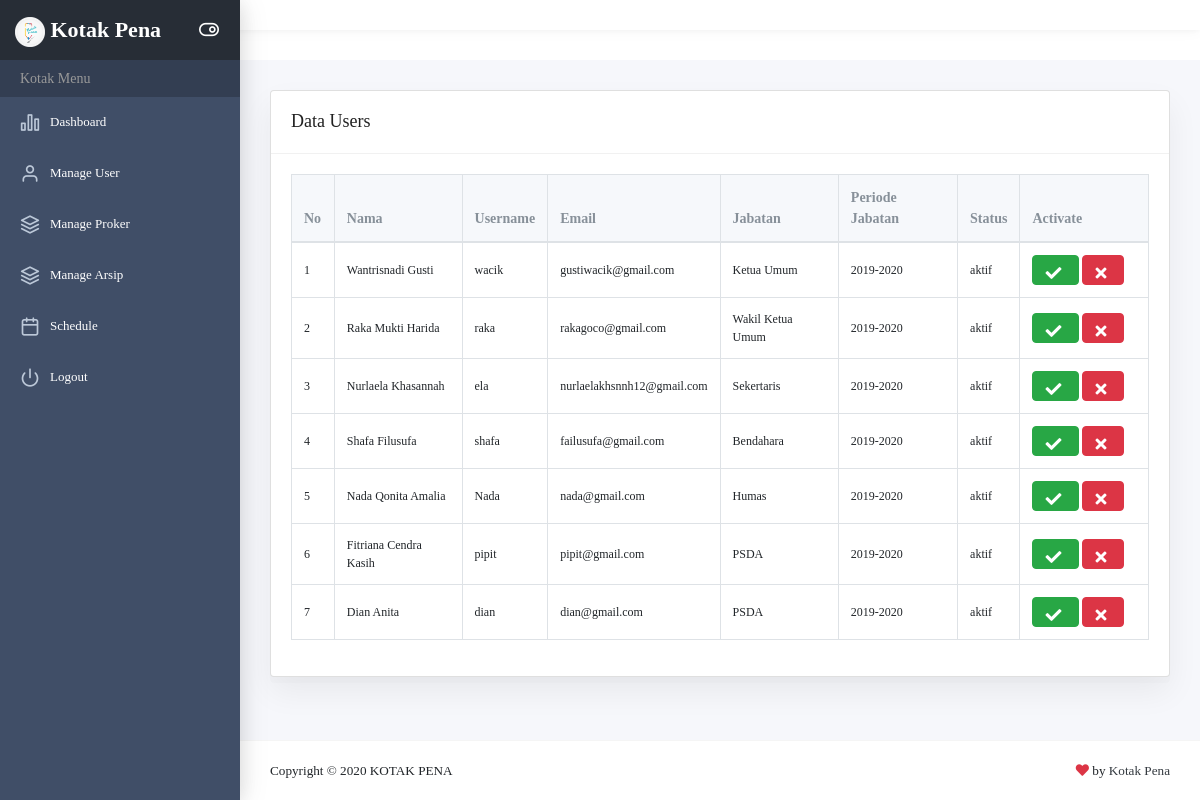
Page /manageuser.php (signed in) on the committed database.
### tables this page shows
CREATE TABLE `tbuser` (
  `user_id` int(11) NOT NULL,
  `nama_lengkap` varchar(100) NOT NULL,
  `jabatan` varchar(20) NOT NULL,
  `email` varchar(30) NOT NULL,
  `level` enum('superadmin','pengurus') NOT NULL,
  `password` varchar(15) NOT NULL,
  `username` varchar(10) NOT NULL,
  `no_hp` varchar(15) NOT NULL,
  `status` enum('aktif','tidak aktif') DEFAULT NULL,
  `periode_jabatan` varchar(15) DEFAULT NULL
);

### manageuser.php (the view, shortened to what this page needs)
<?php
     include 'koneksi/koneksi.php';
     if (@$_SESSION['level']=='pengurus') {
         echo "<script>window.location='dashboard_pengurus.php'</script>";
     }
     else if (@$_SESSION['level']=='superadmin') {
         include('header.php');
?>
<div class="main-content">
    <div class="container-fluid">
    <div class="row">
                            <div class="col-md-12">
                                <div class="card">
                                    <div class="card-header"><h3>Data Users</h3></div>
                                    <div class="card-body">
                                        <table id="manageuser" class="table table-bordered">
                                            <thead>
                                                <tr>
                                                    <th width="5%">No</th>
                                                    <th>Nama</th>
                                                    <th>Username</th>
                                                    <th>Email</th>
                                                    <th>Jabatan</th>
                                                    <th>Periode Jabatan</th>
                                                    <th>Status</th>
                                                    <th class="nosort">Activate</th>
                                                </tr>
                                            </thead>
                                            <tbody>
                                                <?php $get = mysqli_query($koneksi,"SELECT * FROM tbuser ORDER BY status DESC");
                                                $no=1;
                                                    while ($ambil=mysqli_fetch_assoc($get)) {
                                                ?>
                                                <tr>
                                                    <td><?php echo $no++; ?></td>
                                                    <td><?php echo $ambil['nama_lengkap']; ?></td>
                                                    <td><?php echo $ambil['username']?></td>
                                                    <td><?php echo $ambil['email']; ?></td>
                                                    <td><?php echo $ambil['jabatan']; ?></td>
                                                    <td><?php echo $ambil['periode_jabatan']; ?></td>
                                                    <td><?php echo $ambil['status']; ?></td>
                                                    <td width="15%">
                                                    <a href="proses_manageuser.php?tipe=activate&id=<?php echo $ambil['user_id']; ?>"class="btn btn-success"><i class="fa fa-check"></i></a>
                                                    <a href="proses_manageuser.php?tipe=deactivate&id=<?php echo $ambil['user_id']; ?>"class="btn btn-danger"><i class="fa fa-times"></i></a>
                                                    </td>
                                                </tr>
                                                    <?php } ?>
                                            </tbody>
                                        </table>
                                    </div>
                                </div>
                            </div>
                        </div>
    </div>
</div>
<?php
    include('footer.php');
}else{
    echo "<script>window.alert('Anda Bukan Superadmin');window.location='index.php';</script>";
}
?>

### header.php (style rules this page uses)
body { margin-top: 50px; font-size: 12px; font-family: Comic Sans MS; }

### rows in the picture
tbuser: nama_lengkap "Wantrisnadi Gusti", username "wacik", email "gustiwacik@gmail.com", jabatan "Ketua Umum", periode_jabatan "2019-2020", status "aktif"
tbuser: nama_lengkap "Raka Mukti Harida", username "raka", email "rakagoco@gmail.com", jabatan "Wakil Ketua Umum", periode_jabatan "2019-2020", status "aktif"
tbuser: nama_lengkap "Nurlaela Khasannah", username "ela", email "nurlaelakhsnnh12@gmail.com", jabatan "Sekertaris", periode_jabatan "2019-2020", status "aktif"
tbuser: nama_lengkap "Shafa Filusufa", username "shafa", email "failusufa@gmail.com", jabatan "Bendahara", periode_jabatan "2019-2020", status "aktif"
tbuser: nama_lengkap "Nada Qonita Amalia", username "Nada", email "nada@gmail.com", jabatan "Humas", periode_jabatan "2019-2020", status "aktif"
tbuser: nama_lengkap "Fitriana Cendra Kasih", username "pipit", email "pipit@gmail.com", jabatan "PSDA", periode_jabatan "2019-2020", status "aktif"
tbuser: nama_lengkap "Dian Anita", username "dian", email "dian@gmail.com", jabatan "PSDA", periode_jabatan "2019-2020", status "aktif"
